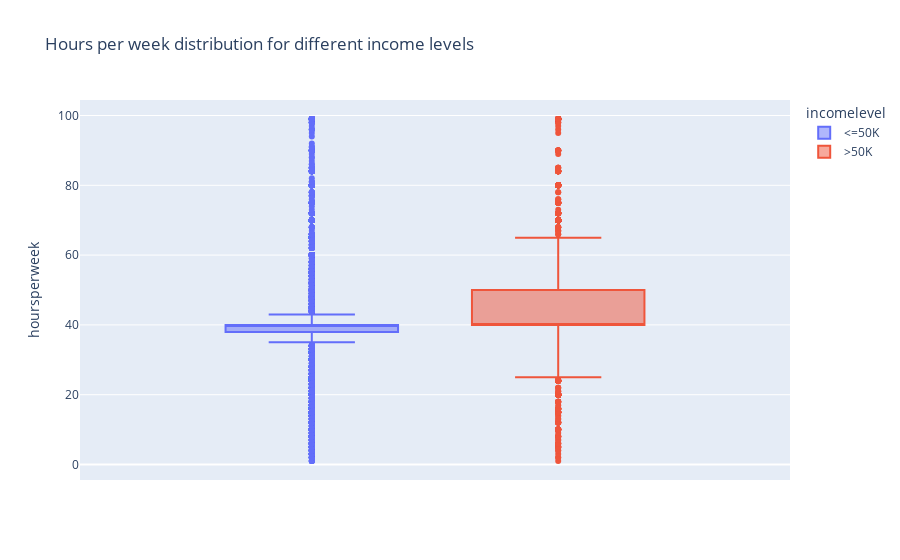

Notebook code for this chart:
### Code cell
#boxplot for hoursperweek variable
fig = px.box(df, y='hoursperweek', color='incomelevel', title='Hours per week distribution for different income levels', labels={'y':'Age', 'x':'Income level'})
fig.show()

### Figure 1 — Plotly figure (JSON) as saved in the notebook; plotly's stock layout.template omitted (floating-point values rounded to 4 significant figures; data arrays with more than 128 entries replaced by an {"elided": "..."} marker saying what was removed)
{"data": [{"alignmentgroup": "True", "hovertemplate": "incomelevel=<=50K<br>hoursperweek=%{y}<extra></extra>", "legendgroup": "<=50K", "marker": {"color": "#636efa"}, "name": "<=50K", "notched": false, "offsetgroup": "<=50K", "orientation": "v", "showlegend": true, "type": "box", "x0": " ", "xaxis": "x", "y": {"elided": "22654 int values"}, "y0": " ", "yaxis": "y"}, {"alignmentgroup": "True", "hovertemplate": "incomelevel=>50K<br>hoursperweek=%{y}<extra></extra>", "legendgroup": ">50K", "marker": {"color": "#EF553B"}, "name": ">50K", "notched": false, "offsetgroup": ">50K", "orientation": "v", "showlegend": true, "type": "box", "x0": " ", "xaxis": "x", "y": {"elided": "7508 int values"}, "y0": " ", "yaxis": "y"}], "layout": {"boxmode": "group", "legend": {"title": {"text": "incomelevel"}, "tracegroupgap": 0}, "title": {"text": "Hours per week distribution for different income levels"}, "xaxis": {"anchor": "y", "domain": [0, 1]}, "yaxis": {"anchor": "x", "domain": [0, 1], "title": {"text": "hoursperweek"}}}}
